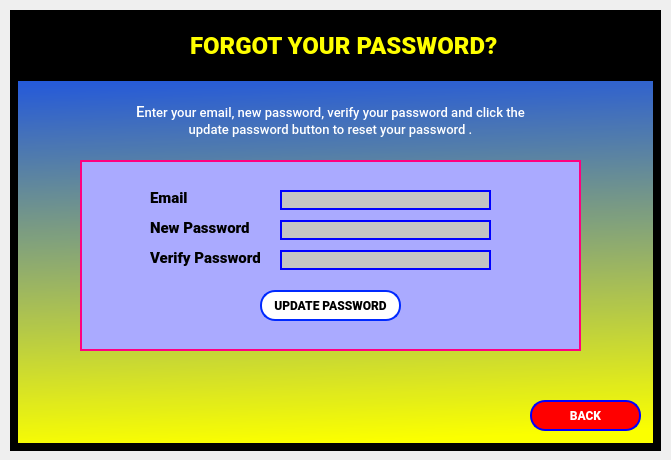
<?xml version="1.0" encoding="UTF-8"?>
<ui version="4.0">
 <class>driverForgotPasswordScreen_Dialog</class>
 <widget class="QDialog" name="driverForgotPasswordScreen_Dialog">
  <property name="geometry">
   <rect>
    <x>0</x>
    <y>0</y>
    <width>671</width>
    <height>460</height>
   </rect>
  </property>
  <property name="windowTitle">
   <string>Dialog</string>
  </property>
  <widget class="QWidget" name="driverForgotPScreen" native="true">
   <property name="geometry">
    <rect>
     <x>10</x>
     <y>10</y>
     <width>651</width>
     <height>441</height>
    </rect>
   </property>
   <property name="styleSheet">
    <string notr="true">border: 8px solid black;
background-color:qlineargradient(spread:pad, x1:0.0511364, y1:1, x2:0, y2:0, stop:0 rgba(251, 255, 0, 255), stop:0.98 rgba(0, 61, 255, 255), stop:1 rgba(0, 0, 0, 0));</string>
   </property>
   <widget class="QLabel" name="forgotPassword_label">
    <property name="geometry">
     <rect>
      <x>180</x>
      <y>10</y>
      <width>341</width>
      <height>51</height>
     </rect>
    </property>
    <property name="styleSheet">
     <string notr="true">font-family: Roboto;
font-style: normal;
font-weight: 900;
font-size: 24px;
border: none;
background-color: none;
color: yellow;
</string>
    </property>
    <property name="text">
     <string>FORGOT YOUR PASSWORD?</string>
    </property>
   </widget>
   <widget class="QPushButton" name="updatePasswordBtn">
    <property name="geometry">
     <rect>
      <x>250</x>
      <y>280</y>
      <width>141</width>
      <height>31</height>
     </rect>
    </property>
    <property name="styleSheet">
     <string notr="true">background: #FFFFFF;
border: 2px solid #0029FF;
box-sizing: border-box;
border-radius: 15px;
font-family: Roboto;
font-style: normal;
font-weight: 900;
font-size: 12px;
text-align: center;</string>
    </property>
    <property name="text">
     <string>UPDATE PASSWORD</string>
    </property>
   </widget>
   <widget class="QLineEdit" name="email_txt">
    <property name="geometry">
     <rect>
      <x>270</x>
      <y>180</y>
      <width>211</width>
      <height>20</height>
     </rect>
    </property>
    <property name="styleSheet">
     <string notr="true">background: #C4C4C4;
border: 2px solid blue;</string>
    </property>
   </widget>
   <widget class="QLineEdit" name="newPassword_txt">
    <property name="geometry">
     <rect>
      <x>270</x>
      <y>210</y>
      <width>211</width>
      <height>20</height>
     </rect>
    </property>
    <property name="styleSheet">
     <string notr="true">background: #C4C4C4;
border: 2px solid blue;</string>
    </property>
   </widget>
   <widget class="QLabel" name="email_label">
    <property name="geometry">
     <rect>
      <x>140</x>
      <y>180</y>
      <width>51</width>
      <height>16</height>
     </rect>
    </property>
    <property name="styleSheet">
     <string notr="true">font-family: Roboto;
font-style: normal;
font-weight: 900;
font-size: 15px;
text-align: center;
color: #000000;
border: none;
background-color: none;</string>
    </property>
    <property name="text">
     <string>Email</string>
    </property>
   </widget>
   <widget class="QLabel" name="newPassword_label">
    <property name="geometry">
     <rect>
      <x>140</x>
      <y>210</y>
      <width>111</width>
      <height>16</height>
     </rect>
    </property>
    <property name="styleSheet">
     <string notr="true">font-family: Roboto;
font-style: normal;
font-weight: 900;
font-size: 15px;
text-align: center;
color: #000000;
border: none;
background-color: none;</string>
    </property>
    <property name="text">
     <string>New Password</string>
    </property>
   </widget>
   <widget class="QLabel" name="resetPasswordInstruction_label">
    <property name="geometry">
     <rect>
      <x>90</x>
      <y>80</y>
      <width>461</width>
      <height>61</height>
     </rect>
    </property>
    <property name="styleSheet">
     <string notr="true">font-family: Roboto;
font-style: normal;
font-weight: 500;
font-size: 10px;
text-align: center;
border: none;
background-color: none;
color: white;


</string>
    </property>
    <property name="text">
     <string>&lt;html&gt;&lt;head/&gt;&lt;body&gt;&lt;p align=&quot;center&quot;&gt;&lt;span style=&quot; font-size:11pt;&quot;&gt;E&lt;/span&gt;&lt;span style=&quot; font-size:10pt;&quot;&gt;nter your email, new password, verify your password and click the&lt;br/&gt;update password button to reset your password .&lt;/span&gt;&lt;/p&gt;&lt;/body&gt;&lt;/html&gt;</string>
    </property>
   </widget>
   <widget class="QLabel" name="verifyPassword_label">
    <property name="geometry">
     <rect>
      <x>140</x>
      <y>240</y>
      <width>131</width>
      <height>16</height>
     </rect>
    </property>
    <property name="styleSheet">
     <string notr="true">font-family: Roboto;
font-style: normal;
font-weight: 900;
font-size: 15px;
text-align: center;
color: #000000;
border: none;
background-color: none;</string>
    </property>
    <property name="text">
     <string>Verify Password</string>
    </property>
   </widget>
   <widget class="QLineEdit" name="verifyPassword_txt">
    <property name="geometry">
     <rect>
      <x>270</x>
      <y>240</y>
      <width>211</width>
      <height>20</height>
     </rect>
    </property>
    <property name="styleSheet">
     <string notr="true">background: #C4C4C4;
border: 2px solid blue;</string>
    </property>
   </widget>
   <widget class="QPushButton" name="backToLoginBtn">
    <property name="geometry">
     <rect>
      <x>520</x>
      <y>390</y>
      <width>111</width>
      <height>31</height>
     </rect>
    </property>
    <property name="styleSheet">
     <string notr="true">background:red;
border: 2px solid blue;
box-sizing: border-box;
border-radius: 15px;
font-family: Roboto;
font-style: normal;
font-weight: 900;
font-size: 12px;
text-align: center;
color: white;</string>
    </property>
    <property name="text">
     <string>BACK</string>
    </property>
   </widget>
   <widget class="QLabel" name="label">
    <property name="geometry">
     <rect>
      <x>70</x>
      <y>150</y>
      <width>501</width>
      <height>191</height>
     </rect>
    </property>
    <property name="styleSheet">
     <string notr="true">background-color: rgb(170, 170, 255);
border: 2px solid rgb(255, 0, 127);

</string>
    </property>
    <property name="text">
     <string/>
    </property>
   </widget>
   <widget class="QLabel" name="label_2">
    <property name="geometry">
     <rect>
      <x>0</x>
      <y>0</y>
      <width>651</width>
      <height>71</height>
     </rect>
    </property>
    <property name="styleSheet">
     <string notr="true">background-color: black;
border-bottom: 2px solid black;</string>
    </property>
    <property name="text">
     <string>TextLabel</string>
    </property>
   </widget>
   <widget class="QLabel" name="forgetPasswordImg">
    <property name="geometry">
     <rect>
      <x>-10</x>
      <y>340</y>
      <width>271</width>
      <height>101</height>
     </rect>
    </property>
    <property name="styleSheet">
     <string notr="true">background-color: none;
border: none;</string>
    </property>
    <property name="text">
     <string/>
    </property>
    <property name="pixmap">
     <pixmap>../Sketch imgs/forgetPassword.png</pixmap>
    </property>
    <property name="scaledContents">
     <bool>true</bool>
    </property>
   </widget>
   <widget class="QLabel" name="logo">
    <property name="geometry">
     <rect>
      <x>40</x>
      <y>0</y>
      <width>71</width>
      <height>71</height>
     </rect>
    </property>
    <property name="styleSheet">
     <string notr="true">background-color: none;
border: none;
padding: 5px 3px;</string>
    </property>
    <property name="text">
     <string/>
    </property>
    <property name="pixmap">
     <pixmap>../Sketch imgs/official-taxi-logo.png</pixmap>
    </property>
    <property name="scaledContents">
     <bool>true</bool>
    </property>
   </widget>
   <zorder>label_2</zorder>
   <zorder>label</zorder>
   <zorder>forgotPassword_label</zorder>
   <zorder>updatePasswordBtn</zorder>
   <zorder>email_txt</zorder>
   <zorder>newPassword_txt</zorder>
   <zorder>email_label</zorder>
   <zorder>newPassword_label</zorder>
   <zorder>resetPasswordInstruction_label</zorder>
   <zorder>verifyPassword_label</zorder>
   <zorder>verifyPassword_txt</zorder>
   <zorder>backToLoginBtn</zorder>
   <zorder>forgetPasswordImg</zorder>
   <zorder>logo</zorder>
  </widget>
 </widget>
 <resources/>
 <connections/>
</ui>
